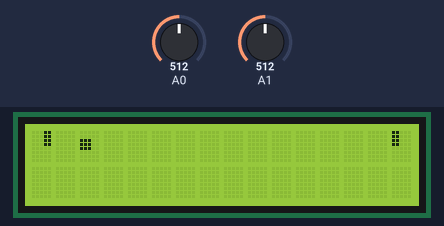
The sketch below on a simulated Arduino Uno, built with avr-gcc and run on an emulated ATmega328P. Shown: 16×2 character LCD. Inputs (shaded band) come from the test bench; at power-on: A0 = 512, A1 = 512. Random numbers use the default seed unless the sketch sets one.

Above: at 1.2 s.
1.3 s: A0 set to 716
At 1.95 s:
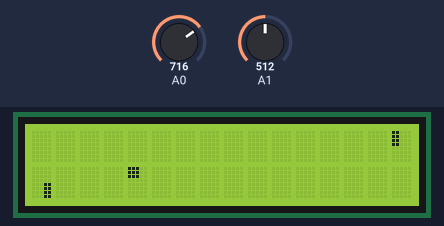
At 2.41 s:
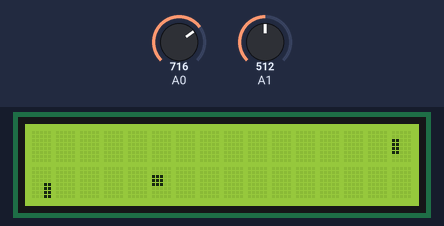
3.2 s: A0 set to 327
6.2 s: A0 set to 309
At 27.1 s:
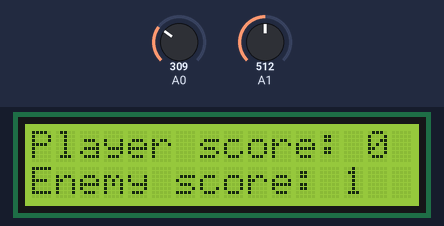

Measured:
- the behaviour switches between 320 and 319 on A0 (found by bisection; images 2 and 3)
- what the display in image 0 shows lasts 0.5 s, from 0.7 s to 1.2 s
- what the display in image 1 shows lasts 0.5 s, from 1.7 s to 2.2 s

The sketch:

console.ino
```cpp
// The liquid crystal lib. Allows me to use the screen easily.
#include <LiquidCrystal.h>
//The index of the custom char for each object
#define PADDLE_LEFT 3
#define PADDLE_RIGHT 4
//utility macro for array length
#define length(arr) (sizeof(arr) / sizeof(arr[0]))


/*

  The circuit:
  Display:
 * LCD RS pin to digital pin 12
 * LCD Enable pin to digital pin 11
 * LCD D4 pin to digital pin 5
 * LCD D5 pin to digital pin 4
 * LCD D6 pin to digital pin 3
 * LCD D7 pin to digital pin 2
 * LCD R/W pin to ground
 * LCD VSS pin to ground
 * LCD VCC pin to 5V
 * 10K resistor:
 * ends to +5V and ground
 * wiper to LCD VO pin (pin 3)
  Joystick:
 *VRx to A1
 *VRy to A0
*/

/* byte is an unsigned char */

/* Sprites (ends on line 27) */
const byte paddle_left_high[] =
{
  0b00011,
  0b00011,
  0b00011,
  0b00011,
  0b00000,
  0b00000,
  0b00000,
  0b00000
};
const byte paddle_left_low[] =
{
  0b00000,
  0b00000,
  0b00000,
  0b00000,
  0b00011,
  0b00011,
  0b00011,
  0b00011
};

const byte paddle_left_mid[] =
{
  0b00000,
  0b00000,
  0b00011,
  0b00011,
  0b00011,
  0b00011,
  0b00000,
  0b00000
};


const byte paddle_right_high[] =
{
  0b11000,
  0b11000,
  0b11000,
  0b11000,
  0b00000,
  0b00000,
  0b00000,
  0b00000
};

const byte paddle_right_mid[] =
{
  0b00000,
  0b00000,
  0b11000,
  0b11000,
  0b11000,
  0b11000,
  0b00000,
  0b00000
};

const byte paddle_right_low[] =
{
  0b00000,
  0b00000,
  0b00000,
  0b00000,
  0b11000,
  0b11000,
  0b11000,
  0b11000
};

const byte ball_high[] =
{
  0b11100,
  0b11100,
  0b11100,
  0b00000,
  0b00000,
  0b00000,
  0000000,
  0b00000
};

const byte ball_mid[] =
{
  0b00000,
  0b00000,
  0b11100,
  0b11100,
  0b11100,
  0b00000,
  0b00000,
  0b00000
};

const byte ball_low[] =
{
  0b00000,
  0b00000,
  0b00000,
  0b00000,
  0b00000,
  0b11100,
  0b11100,
  0b11100
};
/************************/


/* Struct section */
//Simple struct with x and y coords for an object.
struct object
{
  byte x;
  byte y;
};

struct score
{
  byte player;
  byte bot;
};

struct Inputs
{
  byte x;
  byte y;
  byte button;
};
/****************/

/* Globals section */
//These hold the sprites for the left and right paddles respectively
const byte* paddle_left_sprites[3];
const byte* paddle_right_sprites[3];

int physicsInterval = 500;

//declare my objects
struct object left_paddle = {0,0};
struct object right_paddle = {15,0};

byte ball_direction_x = 1;
byte ball_direction_y = 1;
struct object ball = {1,0};

struct score scores = {0, 0};

//This just holds what I get from the stick.
struct Inputs inputs;

bool gameOver = false;


/*********************/


 /* stuff to do with timers (ends on line 231) */
struct timer
{
  int interval;
  int new_t;
  int old_t;
  void (*callback)(void);
  char times_left;
};

struct timer timers[9]; // I probably won't ever need more;

void setTimeOut(int interval, void (*callback)(void), char constant)
{
  if(!constant){
    for(int i = 1; i < length(timers); i++) {
      if(timers[i].times_left == 0) {
          timers[i].times_left = 1;  //if the timer is free than set the amount of times it runs at to one;
          timers[i].interval = interval;
          timers[i].callback = callback;
          break;
       }

    }
  } else {
      if(timers[0].times_left == 0) {
        timers[0].times_left = 1;  //if the timer is free than set the amount of times it runs at to one;
        timers[0].interval = interval;
        timers[0].callback = callback;
      }

  }

}

void repeatTime(int interval, void (*callback)(void))
{
    for(int i = 1; i < length(timers); i++){
    if(timers[i].times_left == 0)
      {
        timers[i].times_left = -1;  //if the timer is free than set the amount of times it runs at to one;
        timers[i].interval = interval;
        timers[i].callback = callback;
        break;
      }
    }

}

inline void timerLoop() {
     for(int i = 0; i < length(timers); i++) {
       if(timers[i].times_left != 0) {
         if(timers[i].new_t - timers[i].old_t > timers[i].interval) {
          timers[i].callback();
          timers[i].old_t = timers[i].new_t;
          if(timers[i].times_left > 0) timers[i].times_left--;
        }

         timers[i].new_t = millis();

     } else {
        timers[i].times_left = 0;
        timers[i].callback == NULL;
        timers[i].interval = 0;
        timers[i].old_t = 0;
        timers[i].new_t = 0;
      }


    }
}
/* End timers */


// initialize the library by associating any needed LCD interface pin
// with the arduino pin number it is connected to
const int rs = 12, en = 11, d4 = 5, d5 = 4, d6 = 3, d7 = 2;
LiquidCrystal lcd(rs, en, d4, d5, d6, d7);


void get_inputs(struct Inputs* inputs)
{
      int xPosition = analogRead(A1); // the x Value of the joystick is grabbed from analog input 1
      int yPosition = analogRead(A0);
      int mapX = map(xPosition, 0, 1023, 16, 0);
      int mapY = map(yPosition, 0, 1023, 16, 0);
      inputs->x = mapX;
      inputs->y = mapY;
}

inline void setGameOver()
{
  gameOver = true;
}

inline void onGameOver()
{
  lcd.clear();
  lcd.setCursor(0,0);
  lcd.print("Player score: ");
  lcd.print(scores.player);
  lcd.setCursor(0,1);
  lcd.print("Enemy score: ");
  lcd.print(scores.bot);
  if(scores.bot > 9){
    delay(1000);
    lcd.setCursor(1,0);
    lcd.print("The enemy wins!");
    scores.bot = 0;
    scores.player = 0;
  }
  else if(scores.player > 9){
    delay(1000);
    lcd.setCursor(1,0);
    lcd.print("You win!");
    scores.bot = 0;
    scores.player = 0;

  }
  delay(2000);
  reset();
}


inline void physicsLoop()
{

    ball.x += ball_direction_x; // Don't question the logic. It works.
    ball.y += ball_direction_y;

    if(ball.x >= 14) {
      //makes the game gradually harder
      physicsInterval-= 10;
      if(ball.y >= right_paddle.y -1 && ball.y <= right_paddle.y + 1) {
        ball_direction_x = -1;
        ball_direction_y = random(-1,1);

      } else {
        scores.player++;
        setTimeOut(200, setGameOver, 0);
      }
    }

    else if(ball.x <= 1) {

      if(ball.y >= left_paddle.y -1 && ball.y <= left_paddle.y + 1) {
        ball_direction_x = 1;
        if(ball.y > left_paddle.y) ball_direction_y = 1;
        else if(ball.y < left_paddle.y) ball_direction_y = -1;
        else ball_direction_y = 0;
      } else {
        scores.bot++;
        setTimeOut(200, setGameOver, 0);
      }
    }

    //If it hits the ceiling it goes down. If it hits the floor it goes up.
    if(ball.y == 0) ball_direction_y = 1;
    else if(ball.y == 5) ball_direction_y = -1;

}

inline void render()
{
      //left paddle
      lcd.setCursor(0, (left_paddle.y < 3 ? 0 : 1));
      lcd.write(byte(PADDLE_LEFT));

      //ball
      lcd.setCursor(ball.x, (ball.y < 3 ? 0 : 1));
      lcd.write(byte(ball.y < 3 ? ball.y : ball.y - 3));

      //right paddle
      lcd.setCursor(15, (right_paddle.y < 3 ? 0 : 1));
      lcd.write(byte(PADDLE_RIGHT));

}
inline void inputLoop() {
      get_inputs(&inputs);

      if(inputs.y <= 6 && left_paddle.y < 5) {
        left_paddle.y++;
        uint8_t* sprite = (uint8_t*) paddle_left_sprites[left_paddle.y < 3 ? left_paddle.y : left_paddle.y - 3];
        lcd.createChar(byte(PADDLE_LEFT), sprite);
      }

      else if(inputs.y >= 12 && left_paddle.y > 0) {
        left_paddle.y--;
        uint8_t* sprite = (uint8_t*) paddle_left_sprites[left_paddle.y < 3 ? left_paddle.y : left_paddle.y - 3];
        lcd.createChar(byte(PADDLE_LEFT), sprite);
      }
}

inline void reset() {
  right_paddle.y = 0;
    left_paddle.y = 0;
    ball.x = 1;
    ball.y = 0;
    ball_direction_x = 1;
    ball_direction_y = 1;
    physicsInterval  = 500;
    gameOver = false;
}
inline void botLoop() { //A simple bot. Ball go up, it go up. Ball go down, it go down.
  if(ball.x + 1 > 5) {

    if(ball.y > right_paddle.y && right_paddle.y < 5) right_paddle.y++;
    else if(ball.y < right_paddle.y && right_paddle.y > 1) right_paddle.y--;

    /* Very important. Updates the sprite for the right paddle*/
    const byte* sprite = paddle_right_sprites[(right_paddle.y < 3) ? right_paddle.y : (right_paddle.y - 3)];
    lcd.createChar(byte(PADDLE_RIGHT), sprite);

  }
}


void setup() {

  Serial.begin(9600);
  // set up the LCD's number of columns and rows:
  lcd.begin(16, 2);

  //set up pins for the joystick
  pinMode(A1, INPUT);
  pinMode(A0, INPUT);

  //set up sprites for each object
  paddle_left_sprites[0] = paddle_left_high;
  paddle_left_sprites[1] = paddle_left_mid;
  paddle_left_sprites[2] = paddle_left_low;

  paddle_right_sprites[0] = paddle_right_high;
  paddle_right_sprites[1] = paddle_right_mid;
  paddle_right_sprites[2] = paddle_right_low;

  //set starting sprites.
  lcd.createChar(byte(0), (uint8_t*) ball_high);
  lcd.createChar(byte(1), (uint8_t*) ball_mid);
  lcd.createChar(byte(2), (uint8_t*) ball_low);
  lcd.createChar(byte(PADDLE_LEFT), (uint8_t*) paddle_left_sprites[0]);
  lcd.createChar(byte(PADDLE_RIGHT), (uint8_t*) paddle_right_sprites[0]);
  setTimeOut(physicsInterval, physicsLoop, 1);
  repeatTime(400, botLoop);
  randomSeed(analogRead(0));
  reset();

}


void loop() {

 lcd.clear();
 if(!gameOver)
 {
     inputLoop();
     render();
     timerLoop();
    if(timers[0].times_left == 0) {
      setTimeOut(physicsInterval, physicsLoop, 1); // and I'll do it again!
    }
 }
 else
 {
    onGameOver();
 }
 delay(80); //there had to be some amount of time between the iterations of the game loop, and it might as well be 80ms.
}
```
